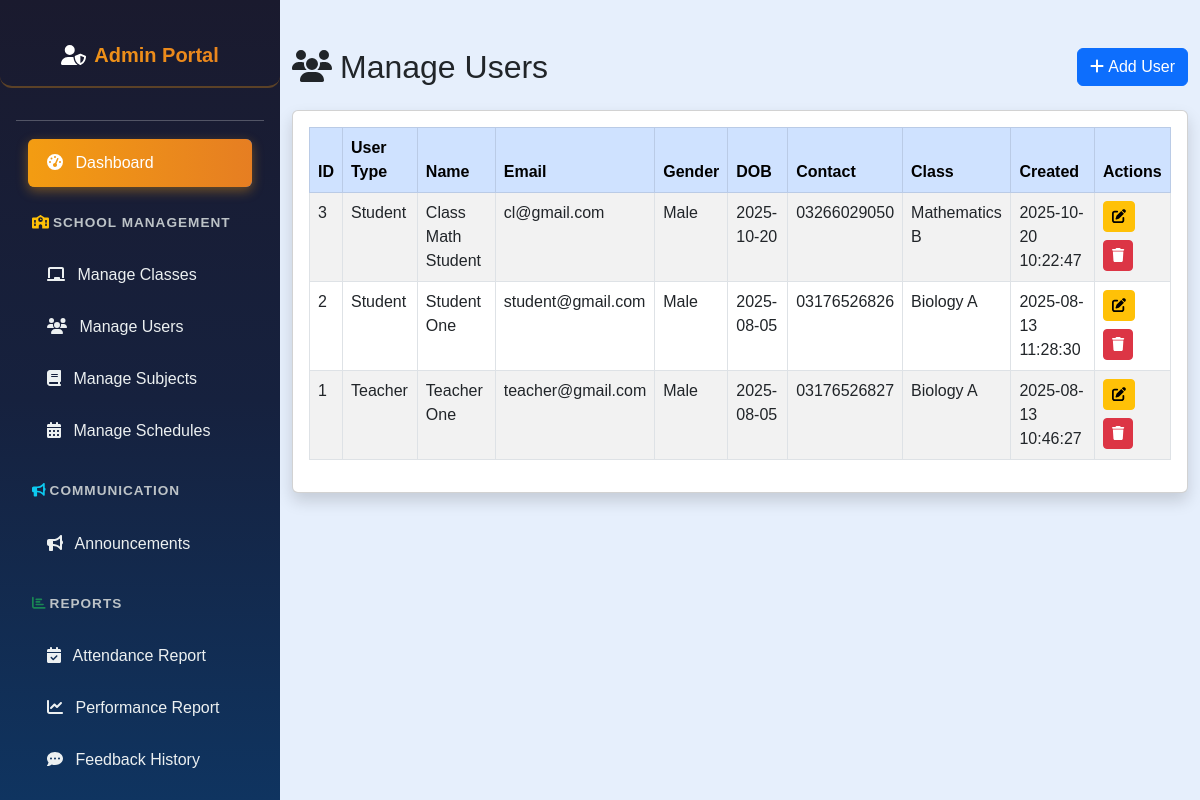
Page /admin/manage_users.php (signed in) on the committed database.
### tables this page shows
CREATE TABLE `users` (
  `user_id` int(11) NOT NULL,
  `usertype` enum('Teacher','Student') NOT NULL,
  `first_name` varchar(50) NOT NULL,
  `last_name` varchar(50) NOT NULL,
  `email` varchar(100) NOT NULL,
  `password_hash` varchar(255) NOT NULL,
  `gender` enum('Male','Female','Other') NOT NULL,
  `dob` date NOT NULL,
  `contact_number` varchar(20) DEFAULT NULL,
  `address` text DEFAULT NULL,
  `profile_picture` varchar(255) DEFAULT NULL,
  `class_id` int(11) DEFAULT NULL,
  `created_at` datetime DEFAULT current_timestamp(),
  `updated_at` datetime DEFAULT current_timestamp() ON UPDATE current_timestamp()
);

CREATE TABLE `classes` (
  `class_id` int(11) NOT NULL,
  `class_name` varchar(50) NOT NULL,
  `section` varchar(10) NOT NULL,
  `created_at` datetime DEFAULT current_timestamp()
);

### admin/manage_users.php (the view, shortened to what this page needs)
<?php
include('config.php');
$query = "
    SELECT u.user_id, u.usertype, u.first_name, u.last_name, u.email, u.gender, u.dob, u.contact_number, u.created_at, c.class_name, c.section
    FROM users u
    LEFT JOIN classes c ON u.class_id = c.class_id
    ORDER BY u.created_at DESC
";
$result = $conn->query($query);
?>
<!DOCTYPE html>
<html lang="en">
<head>
    <link href="https://cdn.jsdelivr.net/npm/bootstrap@5.3.0/dist/css/bootstrap.min.css" rel="stylesheet" />
</head>
<body style="margin-left:280px; background-color:#e6effc;">
    <?php include('admin_sidebar.php'); ?>
    <div class="container mt-5">
        <div class="d-flex justify-content-between align-items-center mb-4">
            <h2 class="mb-0"><i class="fas fa-users me-2"></i>Manage Users</h2>
            <a href="add_user.php" class="btn btn-primary"><i class="fas fa-plus me-1"></i>Add User</a>
        </div>
        <div class="card shadow">
            <div class="card-body">
                <table class="table table-bordered table-striped">
                    <thead class="table-primary">
                        <tr>
                            <th>ID</th>
                            <th>User Type</th>
                            <th>Name</th>
                            <th>Email</th>
                            <th>Gender</th>
                            <th>DOB</th>
                            <th>Contact</th>
                            <th>Class</th>
                            <th>Created</th>
                            <th>Actions</th>
                        </tr>
                    </thead>
                    <tbody>
                        <?php if ($result->num_rows > 0): ?>
                            <?php while ($row = $result->fetch_assoc()): ?>
                                <tr>
                                    <td><?= $row['user_id'] ?></td>
                                    <td><?= htmlspecialchars($row['usertype']) ?></td>
                                    <td><?= htmlspecialchars($row['first_name'] . ' ' . $row['last_name']) ?></td>
                                    <td><?= htmlspecialchars($row['email']) ?></td>
                                    <td><?= htmlspecialchars($row['gender']) ?></td>
                                    <td><?= htmlspecialchars($row['dob']) ?></td>
                                    <td><?= htmlspecialchars($row['contact_number']) ?></td>
                                    <td><?= htmlspecialchars($row['class_name'] . ' ' . $row['section']) ?></td>
                                    <td><?= htmlspecialchars($row['created_at']) ?></td>
                                    <td>
                                        <a href="edit_user.php?id=<?= $row['user_id'] ?>" class="mb-2 btn btn-sm btn-warning"><i class="fas fa-edit"></i></a>
                                        <a href="manage_users.php?delete=<?= $row['user_id'] ?>" class="btn btn-sm btn-danger" onclick="return confirm('Are you sure you want to delete this user?')"><i class="fas fa-trash"></i></a>
                                    </td>
                                </tr>
                            <?php endwhile; ?>
                        <?php else: ?>
                            <tr><td colspan="10" class="text-center">No users found.</td></tr>
                        <?php endif; ?>
                    </tbody>
                </table>
            </div>
        </div>
    </div>
</body>
</html>

### admin/admin_sidebar.php (style rules this page uses)
body { font-family: Arial, sans-serif; background-color: #e6effc; margin-left: 280px; overflow-x: hidden; }

### rows in the picture
users: user_id "3", usertype "Student", first_name+last_name "Class Math Student", email "cl@gmail.com", gender "Male", dob "2025-10-20", contact_number "03266029050", class.section "Mathematics B", created_at "2025-10-20 10:22:47"
users: user_id "2", usertype "Student", first_name+last_name "Student One", email "student@gmail.com", gender "Male", dob "2025-08-05", contact_number "03176526826", class.section "Biology A", created_at "2025-08-13 11:28:30"
users: user_id "1", usertype "Teacher", first_name+last_name "Teacher One", email "teacher@gmail.com", gender "Male", dob "2025-08-05", contact_number "03176526827", class.section "Biology A", created_at "2025-08-13 10:46:27"
